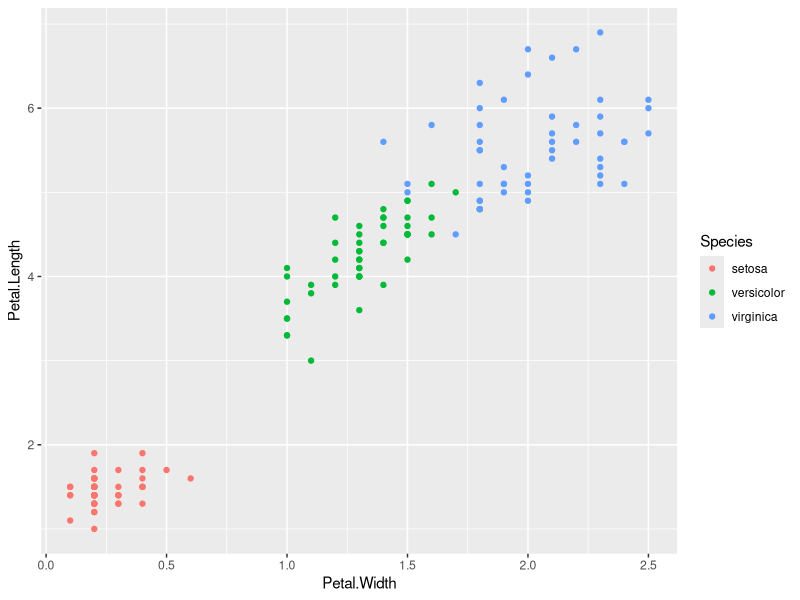
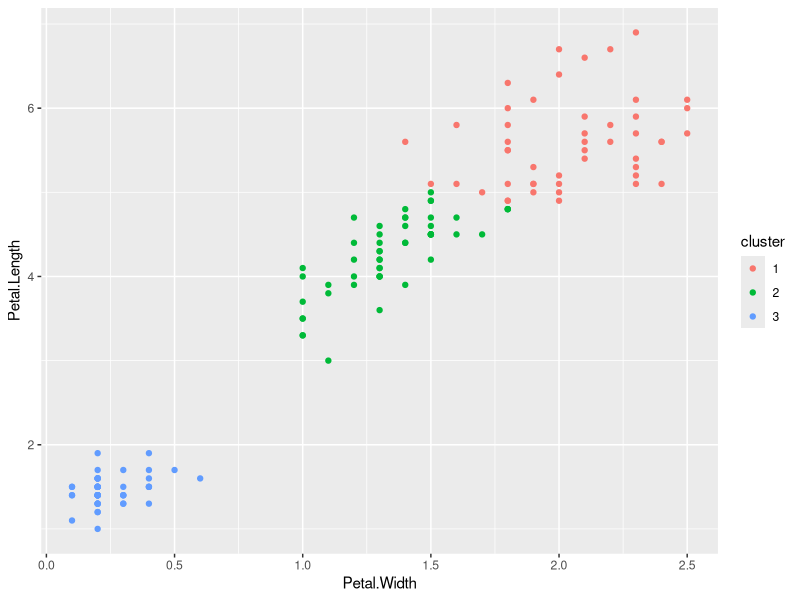
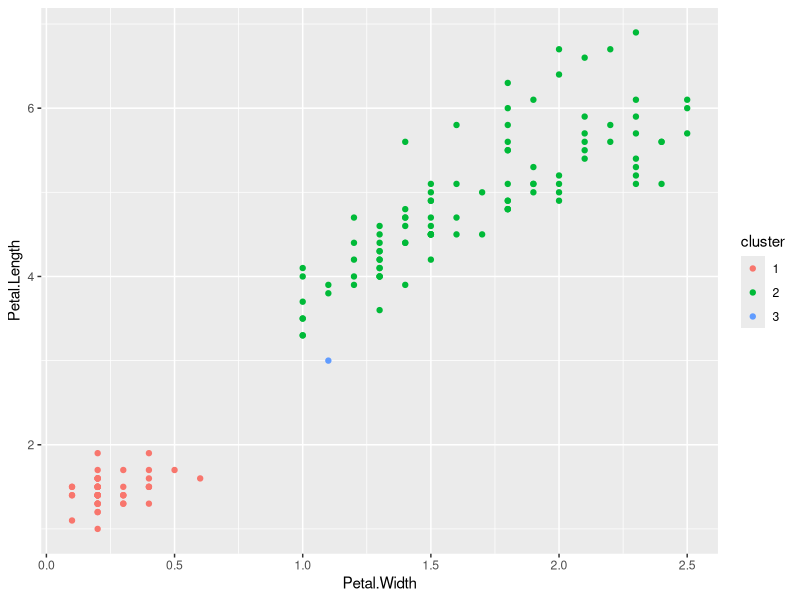
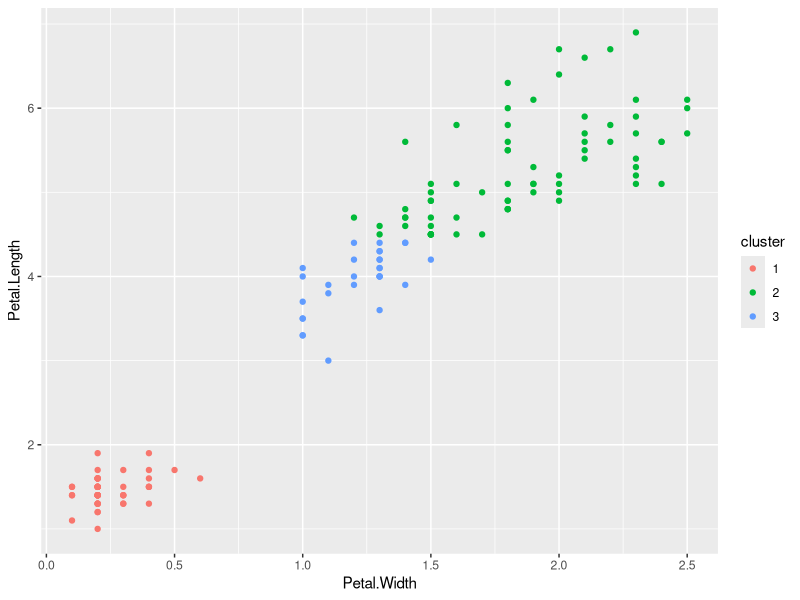

R code for these plots, in order:
## ---- chunk 1
library(tidyverse)
## ---- chunk 2
ggplot(iris, aes(x = Petal.Width, y = Petal.Length, color = Species)) +
  geom_point()
## ---- chunk 3
iris_mini <- select(iris, Petal.Width, Petal.Length)
## ---- chunk 4
# use kmeans() with the subset of columns we want to consider
km_iris <- kmeans(x = iris_mini, centers = 3)
## ---- chunk 5
str(km_iris)
## ---- chunk 6
km_results <- iris_mini %>%
                mutate(cluster = factor(km_iris$cluster))
## ---- chunk 7
km_results
## ---- chunk 8
# k-means results
ggplot(data = km_results) +
  geom_point(aes(x = Petal.Width, y = Petal.Length, color = cluster))
## ---- chunk 9
# hierarchical clustering with single linkage
dis <- dist(iris_mini)
# use distance matrix as input for clustering method
hc_iris <- hclust(dis, method = "single")
## ---- chunk 10
str(hc_iris)
## ---- chunk 11
# use cutree() to cut the dendrogram
cut3 <- cutree(hc_iris, k = 3)
# save the assignment as a factor
hc_results <- iris_mini %>%
                mutate(cluster = factor(cut3))
## ---- chunk 12
hc_results
## ---- chunk 13
ggplot(data = hc_results) +
  geom_point(aes(x = Petal.Width, y = Petal.Length, color = cluster))

## ---- chunk 14
# hierarchical clustering using complete linkage
dis2 <- dist(iris_mini)
# use distance matrix as input for clustering method
hc_iris2 <- hclust(dis2, method = "complete")
## ---- chunk 15
# use cutree() to cut the dendrogram
newcut3 <- cutree(hc_iris2, k = 3)
# save the assignment as a factor
hc_results2 <- iris_mini %>%
                mutate(cluster = factor(newcut3))
## ---- chunk 16
hc_results2
## ---- chunk 17
# create new plot
ggplot(data = hc_results2) +
  geom_point(aes(x = Petal.Width, y = Petal.Length, color = cluster))
